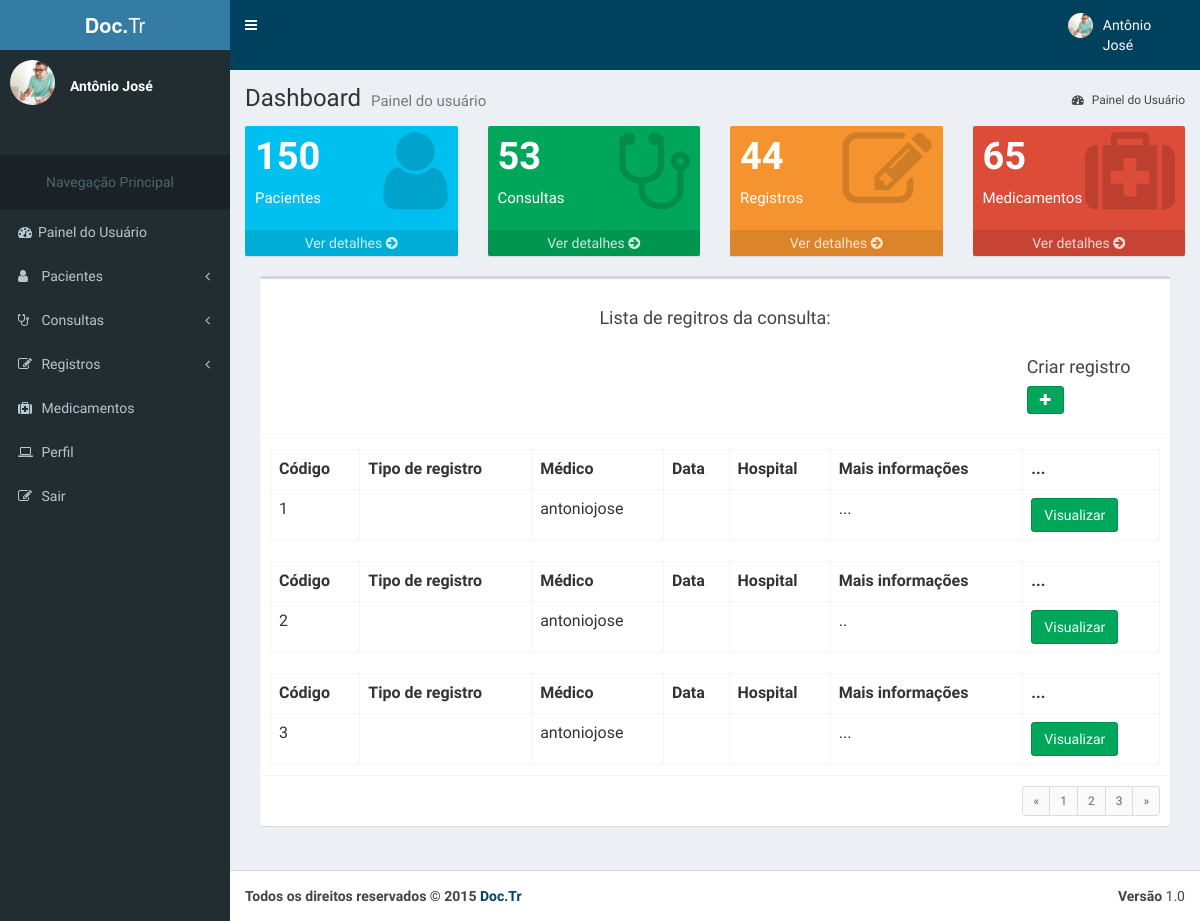
The page /registros/registros_da_consulta (signed in) on the database its author committed.
### accounts/models.py (models this page shows, shortened)
class UserU(AbstractBaseUser, PermissionsMixin):
    name = models.CharField('name', max_length=100, blank=True,null=True)
    image = models.ImageField(upload_to= 'accounts/images', verbose_name='Imagem',null = True, blank = True)
    email = models.EmailField('E-mail', unique=True)
    phone = models.CharField('Telefone', max_length=100, blank=True,null=True)
    username = models.CharField('name de Usuário', unique=True, max_length=100)
    birth_data = models.CharField('Data de Nascimento', max_length=100,blank=True, null=True)
    sex = models.CharField('Sexo',max_length=1, choices=(('M', 'Masculino'), ('F', 'Feminino')), default='Masculino', blank=True)
    is_active = models.BooleanField('Está ativo?', blank=True, default=True)
    is_staff = models.BooleanField('É da equipe?', blank=True, default=False)
    date_joined = models.DateTimeField('Data de Entrada', auto_now_add=True)
    objects = UserManager()
    USERNAME_FIELD = 'username'
    REQUIRED_FIELDS = ['email','name']
    class Meta:
        verbose_name = 'Usuário'
        verbose_name_plural = 'Usuários'

### register/models.py (models this page shows, shortened)
class Register(models.Model):
    register_code = models.IntegerField('ID',primary_key=True, null=False, blank=False)
    about = models.TextField('Mais informações', blank = True)
    created_at = models.DateTimeField('Criado em', auto_now_add=True)
    updated_at = models.DateTimeField('Atualizado em', auto_now=True)
    slug = models.SlugField('Atalho', max_length = 150, editable=True)
    consult = models.ForeignKey("consult.Doctor_consult", verbose_name='Consulta',
        related_name='register_Consult'
    )
    @models.permalink
    def get_absolute_url(self):
        return('register:details_register', (), {'slug': self.slug})
    class Meta:
        verbose_name = 'Registro'
        verbose_name_plural = 'Registros'
        ordering = ['register_code']

### consult/models.py (models this page shows, shortened)
class Doctor_consult(models.Model):
    STATUS_CHOICES = (
        (0, 'Realizada'),
        (1, 'Pendente'),
        (2, 'Cancelada'),
        (3, 'Arquivada'),
    )
    doctor = models.ForeignKey('accounts.Doctor', verbose_name='Médico',
        related_name='doctor_consult_Doctor', on_delete=models.CASCADE
    )
    consult = models.ForeignKey(
        Consult, verbose_name='Consulta', related_name='doctor_consult_Consult', on_delete=models.CASCADE
    )
    patient = models.ForeignKey(
        Patient, verbose_name='Paciente',
        related_name='doctor_consult_Patient',blank = True, null=True, on_delete=models.CASCADE
    )
    status = models.IntegerField(
        'Situação', choices=STATUS_CHOICES, default=1, blank=True
    )
    created_at = models.DateTimeField('Criado em', auto_now_add=True)
    updated_at = models.DateTimeField('Atualizado em', auto_now=True)
    class Meta:
        verbose_name = 'Médico_Consulta'
        verbose_name_plural = 'Médicos_Consultas'
        unique_together = (('doctor', 'consult'),)

### register/views.py (the view)
@login_required(redirect_field_name='login_obrigatorio')
def consult_register(request):
	consult_register = Register.objects.all()
	template_name = 'consult_register.html'
	contexto = {
		'consult_register':consult_register
	}
	return render(request, template_name, contexto)

### accounts/models.py (called while the page is built)
    def __str__(self):
        return self.username

### register/templates/consult_register.html (shortened to what this page needs)
{% extends 'doctor/dashboard_doctor.html' %}
{% load static %}
      {% block content %}
        {% block shortcuts %}
            {{ block.super }}
            <div class="col-md-12">
              <div class="box">
                <div class="box-header with-border">
                  <br>
                  <center><h3 class="box-title">Lista de regitros da consulta:
                      </h3></center>
                  <br>
                  <form class="col-md-12 col-lg-offset-10">
                  <h4>Criar registro</h4>
                    <div class="input-group">
                      <div class="input-group-btn">
                      <a href="{% url 'register:choice_register' %}"><button class="btn btn-success" type="button"><i class="fa fa-plus"></i></button></a>
                      </div>
                    </div>
                  </form>
                </div>
                {% for register in consult_register %}
                <div class="box-body">
                  <table class="table table-bordered">
                    <tr>
                      <th>Código</th>
                      <th>Tipo de registro</th>
                      <th>Médico</th>
                      <th>Data</th>
                      <th>Hospital</th>
                      <th>Mais informações</th>
                      <th>...</th>
                    </tr>
                    <tr>
                      <td>{{register.register_code}}</td>
                      <td>{{register.register_type}}</td>
                      <td>{{register.consult.doctor}}</td>
                      <td></td>
                      <td>{{register.hospital}}</td>
                      <td>{{register.about}}</td>
                      <td>
                        <div class="input-group">
                          <div class="input-group-btn">
                            <a href="{{ register.get_absolute_url }}"><button class="btn btn-success" type="button">Visualizar</button></a>
                          </div>
                        </div>
                      </td>
                    </tr>
                  </table>
                </div>
                {% empty %}
                <h2><center>Nenhum registro</center></h2>
                {% endfor %}
                <div class="box-footer clearfix">
                  <ul class="pagination pagination-sm no-margin pull-right">
                    <li><a href="#">&laquo;</a></li>
                    <li><a href="#">1</a></li>
                    <li><a href="#">2</a></li>
                    <li><a href="#">3</a></li>
                    <li><a href="#">&raquo;</a></li>
                  </ul>
                </div>
              </div>
            </div>
		</div>
    </div>
        {% endblock %}
      {% endblock %}

### accounts/templates/doctor/dashboard_doctor.html (shortened to what this page needs)
{% load static %}
<html>
  <head>
    <link rel="stylesheet" href="{% static 'bootstrap/css/bootstrap.min.css' %}">
    <link rel="stylesheet" href="http://maxcdn.bootstrapcdn.com/font-awesome/4.4.0/css/font-awesome.min.css">
    <link rel="stylesheet" href="http://code.ionicframework.com/ionicons/2.0.1/css/ionicons.min.css">
    <link rel="stylesheet" href="{% static 'dist/css/AdminLTE.min.css' %}">
    <link rel="stylesheet" href="{% static 'dist/css/skins/_all-skins.min.css' %}">
    <link rel="stylesheet" href="{% static 'plugins/iCheck/flat/blue.css' %}">
    <link rel="stylesheet" href="{% static 'plugins/morris/morris.css' %}">
    <link rel="stylesheet" href="{% static 'plugins/jvectormap/jquery-jvectormap-1.2.2.css' %}">
    <link rel="stylesheet" href="{% static 'plugins/datepicker/datepicker3.css' %}">
    <link rel="stylesheet" href="{% static 'plugins/daterangepicker/daterangepicker-bs3.css' %}">
    <link rel="stylesheet" href="{% static 'plugins/bootstrap-wysihtml5/bootstrap3-wysihtml5.min.css' %}">
  </head>
  <body class="hold-transition skin-blue sidebar-mini">
    <div class="wrapper">
    {% block header %}
      <header class="main-header">
        <a href="{% url 'accounts:dashboard' %}" class="logo">
          <span class="logo-lg"><b>Doc.</b>Tr</span>
        </a>
        <nav class="navbar navbar-static-top" role="navigation">
          <a href="#" class="sidebar-toggle" data-toggle="offcanvas" role="button">
          </a>
          <div class="navbar-custom-menu">
            <ul class="nav navbar-nav">
              <li class="dropdown user user-menu">
                <a href="#" class="dropdown-toggle" data-toggle="dropdown">
                  <img src="{% static 'dist/img/user6-128x128.jpg' %}" class="user-image" alt="User Image" id="foto">
                  <span class="hidden-xs">{{user.name}}</span>
                </a>
            </ul>
          </div>
        </nav>
      </header>
      {% endblock %}
      {% block menu %}
      <aside class="main-sidebar">
        <section class="sidebar">
          <div class="user-panel">
            <div class="pull-left image">
              <img src="{% static 'dist/img/user6-128x128.jpg' %}" class="img-circle" alt="User Image">
            </div>
            <div class="pull-left info">
              <br>
              <p>{{user.name}}</p>
            </div>
          </div>
          <br>
          <br>
          <ul class="sidebar-menu">
            <li class="header"><center><h5>Navegação Principal</h5></center></li>
            <li class="active treeview">
              <a href="{% url 'accounts:dashboard' %}">
                <i class="fa fa-dashboard"></i><span>Painel do Usuário</span>
              </a>
            </li>
            <li class="treeview">
              <a href="#">
                <i class="fa fa-user"></i>
                <span>Pacientes</span>
                <i class="fa fa-angle-left pull-right"></i>
              </a>
            </li>
            <li>
              <a href="pages/widgets.html">
                <i class="fa fa-stethoscope"></i> <span>Consultas</span>
                <i class="fa fa-angle-left pull-right"></i>
              </a>
            </li>
            <li class="treeview">
              <a href="#">
                <i class="fa fa-pencil-square-o"></i>
                <span>Registros</span>
                <i class="fa fa-angle-left pull-right"></i>
              </a>
            </li>
            <li class="treeview">
              <a href="{% url 'accounts:medication' %}">
                <i class="fa fa-medkit"></i>
                <span>Medicamentos</span>
              </a>
            </li>
            <li class="treeview">
              <a href="{% url 'accounts:profile' %}">
                <i class="fa fa-laptop"></i>
                <span>Perfil</span>
              </a>
            </li>
            <li class="treeview">
              <a href="{% url 'core:logout' %}">
                <i class="fa fa-edit"></i> <span>Sair</span>
              </a>
            </li>
          </ul>
        </section>
      </aside>
      {% endblock %}
      {% block content %}
      {% block shortcuts %}
      <div class="content-wrapper">
        <section class="content-header">
          <h1>
            Dashboard
            <small>Painel do usuário</small>
          </h1>
          <ol class="breadcrumb">
            <li class="active"><a href="{% url 'accounts:dashboard' %}"><i class="fa fa-dashboard"></i> Painel do Usuário</a></li>
          </ol>
        </section>
        <section class="content">
          <div class="row">
            <div class="col-lg-3 col-xs-6">
              <div class="small-box bg-aqua">
                <div class="inner">
                  <h3>150</h3>
                  <p>Pacientes</p>
                </div>
                <div class="icon">
                  <i class="fa fa-user"></i>
                </div>
                <a href="{% url 'accounts:patients_list' %}" class="small-box-footer">Ver detalhes <i class="fa fa-arrow-circle-right"></i></a>
              </div>
            </div>
            <div class="col-lg-3 col-xs-6">
              <div class="small-box bg-green">
                <div class="inner">
                  <h3>53<sup style="font-size: 20px"></sup></h3>
                  <p>Consultas</p>
                </div>
                <div class="icon">
                  <i class="fa fa-stethoscope"></i>
                </div>
                <a href="{% url 'consult:consults' %}" class="small-box-footer">Ver detalhes <i class="fa fa-arrow-circle-right"></i></a>
              </div>
            </div>
            <div class="col-lg-3 col-xs-6">
              <div class="small-box bg-yellow">
                <div class="inner">
                  <h3>44</h3>
                  <p>Registros</p>
                </div>
                <div class="icon">
                  <i class="fa fa-pencil-square-o"></i>
                </div>
                <a href="{% url 'register:registers' %}" class="small-box-footer">Ver detalhes <i class="fa fa-arrow-circle-right"></i></a>
              </div>
            </div>
            <div class="col-lg-3 col-xs-6">
              <div class="small-box bg-red">
                <div class="inner">
                  <h3>65</h3>
                  <p>Medicamentos</p>
                </div>
                <div class="icon">
                  <i class="fa fa-medkit"></i>
                </div>
                <a href="{% url 'accounts:medication' %}" class="small-box-footer">Ver detalhes <i class="fa fa-arrow-circle-right"></i></a>
              </div>
            </div>
          </div>
        {% endblock %}
      {% endblock %}
      {% block footer %}
      <footer class="main-footer">
        <div class="pull-right hidden-xs">
          <b>Versão</b> 1.0
        </div>
        <strong>Todos os direitos reservados &copy; 2015 <a href="{% url 'core:home' %}">Doc.Tr</a>
      </footer>
      {% endblock %}
  </body>
</html>

### accounts/templates/doctor/dashboard_doctor.html (style rules this page uses)
.navbar-nav { margin-right: 20%; }

### rows shown on the page
UserU: name "Antônio José"
Register: register_code "1", consult.doctor "antoniojose", about "..."
Register: register_code "2", consult.doctor "antoniojose", about ".."
Register: register_code "3", consult.doctor "antoniojose", about "..."
